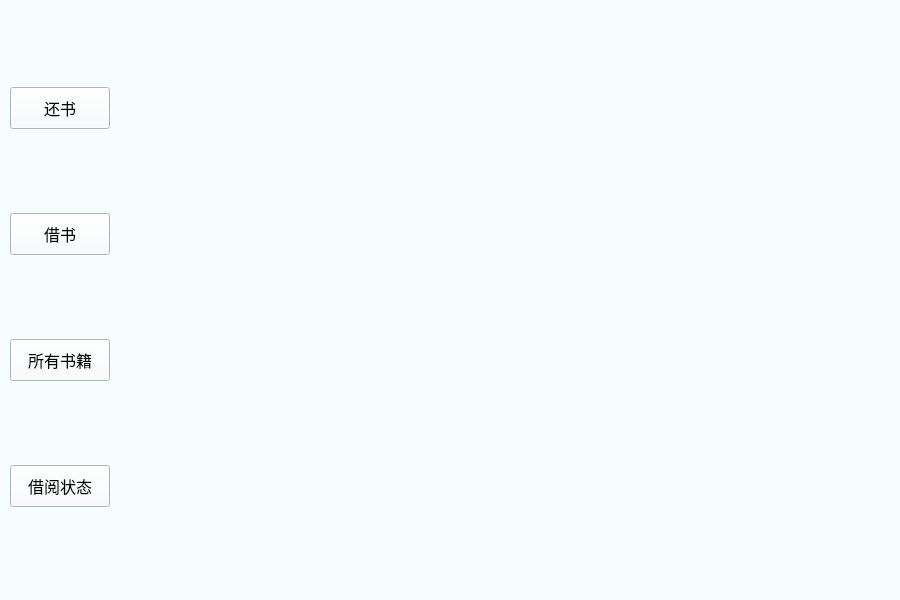
<?xml version="1.0" encoding="UTF-8"?>
<ui version="4.0">
 <class>Form</class>
 <widget class="QWidget" name="Form">
  <property name="geometry">
   <rect>
    <x>0</x>
    <y>0</y>
    <width>900</width>
    <height>600</height>
   </rect>
  </property>
  <property name="sizePolicy">
   <sizepolicy hsizetype="Preferred" vsizetype="Preferred">
    <horstretch>0</horstretch>
    <verstretch>0</verstretch>
   </sizepolicy>
  </property>
  <property name="windowTitle">
   <string>&quot;欢迎使用图书馆管理系统&quot;</string>
  </property>
  <property name="styleSheet">
   <string notr="true">background-color: rgb(247, 253, 255);</string>
  </property>
  <widget class="QPushButton" name="allBookButton">
   <property name="geometry">
    <rect>
     <x>10</x>
     <y>339</y>
     <width>100</width>
     <height>42</height>
    </rect>
   </property>
   <property name="sizePolicy">
    <sizepolicy hsizetype="Fixed" vsizetype="Fixed">
     <horstretch>0</horstretch>
     <verstretch>0</verstretch>
    </sizepolicy>
   </property>
   <property name="minimumSize">
    <size>
     <width>100</width>
     <height>42</height>
    </size>
   </property>
   <property name="maximumSize">
    <size>
     <width>100</width>
     <height>42</height>
    </size>
   </property>
   <property name="font">
    <font>
     <family>宋体</family>
     <pointsize>12</pointsize>
     <weight>50</weight>
     <bold>false</bold>
    </font>
   </property>
   <property name="text">
    <string>所有书籍</string>
   </property>
  </widget>
  <widget class="QPushButton" name="myBookStatus">
   <property name="geometry">
    <rect>
     <x>10</x>
     <y>465</y>
     <width>100</width>
     <height>42</height>
    </rect>
   </property>
   <property name="sizePolicy">
    <sizepolicy hsizetype="Fixed" vsizetype="Fixed">
     <horstretch>0</horstretch>
     <verstretch>0</verstretch>
    </sizepolicy>
   </property>
   <property name="minimumSize">
    <size>
     <width>100</width>
     <height>42</height>
    </size>
   </property>
   <property name="maximumSize">
    <size>
     <width>100</width>
     <height>42</height>
    </size>
   </property>
   <property name="font">
    <font>
     <family>宋体</family>
     <pointsize>12</pointsize>
     <weight>50</weight>
     <bold>false</bold>
    </font>
   </property>
   <property name="text">
    <string>借阅状态</string>
   </property>
  </widget>
  <widget class="QPushButton" name="borrowBookButton">
   <property name="geometry">
    <rect>
     <x>10</x>
     <y>213</y>
     <width>100</width>
     <height>42</height>
    </rect>
   </property>
   <property name="sizePolicy">
    <sizepolicy hsizetype="Fixed" vsizetype="Fixed">
     <horstretch>0</horstretch>
     <verstretch>0</verstretch>
    </sizepolicy>
   </property>
   <property name="minimumSize">
    <size>
     <width>100</width>
     <height>42</height>
    </size>
   </property>
   <property name="maximumSize">
    <size>
     <width>100</width>
     <height>42</height>
    </size>
   </property>
   <property name="font">
    <font>
     <family>宋体</family>
     <pointsize>12</pointsize>
     <weight>50</weight>
     <bold>false</bold>
    </font>
   </property>
   <property name="text">
    <string>借书</string>
   </property>
  </widget>
  <widget class="QPushButton" name="returnBookButton">
   <property name="geometry">
    <rect>
     <x>10</x>
     <y>87</y>
     <width>100</width>
     <height>42</height>
    </rect>
   </property>
   <property name="sizePolicy">
    <sizepolicy hsizetype="Fixed" vsizetype="Fixed">
     <horstretch>0</horstretch>
     <verstretch>0</verstretch>
    </sizepolicy>
   </property>
   <property name="minimumSize">
    <size>
     <width>100</width>
     <height>42</height>
    </size>
   </property>
   <property name="maximumSize">
    <size>
     <width>100</width>
     <height>42</height>
    </size>
   </property>
   <property name="font">
    <font>
     <family>宋体</family>
     <pointsize>12</pointsize>
     <weight>50</weight>
     <bold>false</bold>
    </font>
   </property>
   <property name="text">
    <string>还书</string>
   </property>
  </widget>
 </widget>
 <resources/>
 <connections>
  <connection>
   <sender>borrowBookButton</sender>
   <signal>clicked()</signal>
   <receiver>Form</receiver>
   <slot>borrowBookButtonClicked()</slot>
   <hints>
    <hint type="sourcelabel">
     <x>56</x>
     <y>234</y>
    </hint>
    <hint type="destinationlabel">
     <x>60</x>
     <y>265</y>
    </hint>
   </hints>
  </connection>
  <connection>
   <sender>returnBookButton</sender>
   <signal>clicked()</signal>
   <receiver>Form</receiver>
   <slot>returnBookButtonClicked()</slot>
   <hints>
    <hint type="sourcelabel">
     <x>64</x>
     <y>104</y>
    </hint>
    <hint type="destinationlabel">
     <x>64</x>
     <y>135</y>
    </hint>
   </hints>
  </connection>
  <connection>
   <sender>myBookStatus</sender>
   <signal>clicked()</signal>
   <receiver>Form</receiver>
   <slot>myBookStatusClicked()</slot>
   <hints>
    <hint type="sourcelabel">
     <x>69</x>
     <y>487</y>
    </hint>
    <hint type="destinationlabel">
     <x>69</x>
     <y>516</y>
    </hint>
   </hints>
  </connection>
  <connection>
   <sender>allBookButton</sender>
   <signal>clicked()</signal>
   <receiver>Form</receiver>
   <slot>allBookButtonClicked()</slot>
   <hints>
    <hint type="sourcelabel">
     <x>56</x>
     <y>359</y>
    </hint>
    <hint type="destinationlabel">
     <x>57</x>
     <y>389</y>
    </hint>
   </hints>
  </connection>
 </connections>
 <slots>
  <slot>borrowBookButtonClicked()</slot>
  <slot>returnBookButtonClicked()</slot>
  <slot>myBookStatusClicked()</slot>
  <slot>allBookButtonClicked()</slot>
 </slots>
</ui>
